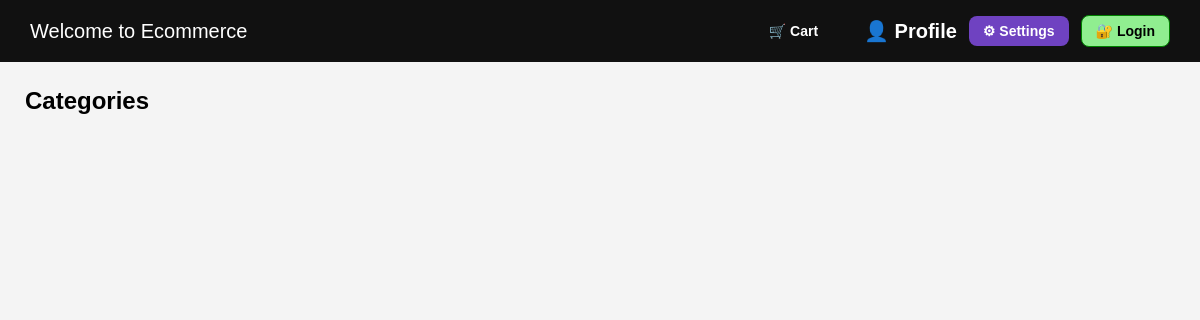
The app's page /dashboard/, older data.
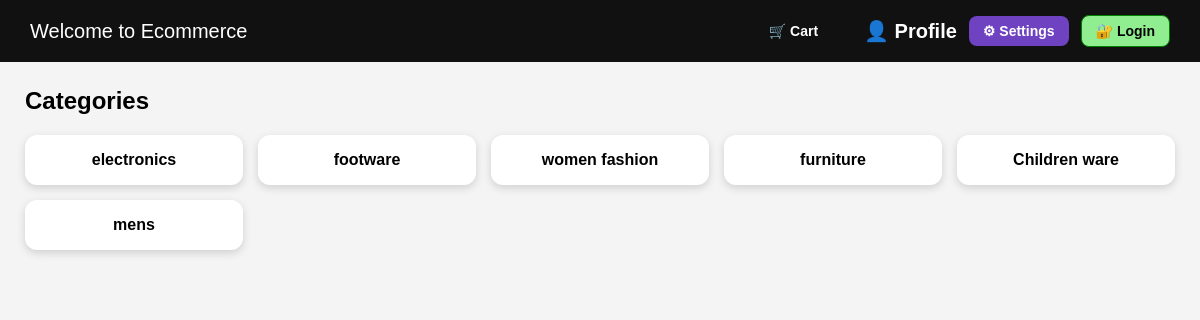
The same page, newer data.
### signuplogin/models.py (models this page shows, shortened)
class Category(models.Model):
    name = models.CharField(max_length=100, unique=True)

### signuplogin/views.py (the view)
# urls.py: path("dashboard/", dashboard_page, name="dashboard"),
def dashboard_page(request):
    categories = Category.objects.all()
    return render(request, "dashboard.html", {"categories": categories})

### signuplogin/templates/dashboard.html (shortened to what this page needs)
<!DOCTYPE html>
<html>
<head>
</head>
<body>
<div class="header">
    <span>Welcome to Ecommerce</span>
    <div class="header-right">
        <a href="/cart/view/" class="btn-link cart-btn">🛒 Cart</a>
      <a href="{% url 'profile_page' %}" style="float:right; color:white; text-decoration:none; margin-left:20px;">
    👤 Profile
</a>
        <a href="{% url 'settings' %}" class="btn-link settings-btn">⚙ Settings</a>
        <a href="/login/" class="btn-link login-btn">🔐 Login</a>
    </div>
</div>
<div class="container">
    <h2>Categories</h2>
    <div class="categories">
        {% for cat in categories %}
            <a href="{% url 'category_products' cat.id %}">
                <button class="cat-btn">{{ cat.name }}</button>
            </a>
        {% endfor %}
    </div>
</div>
</body>
</html>

Row changes from the older to the newer data that the page shows:
added Category: name "electronics"
added Category: name "footware"
added Category: name "women fashion"
added Category: name "furniture"
added Category: name "Children ware"
added Category: name "mens"
